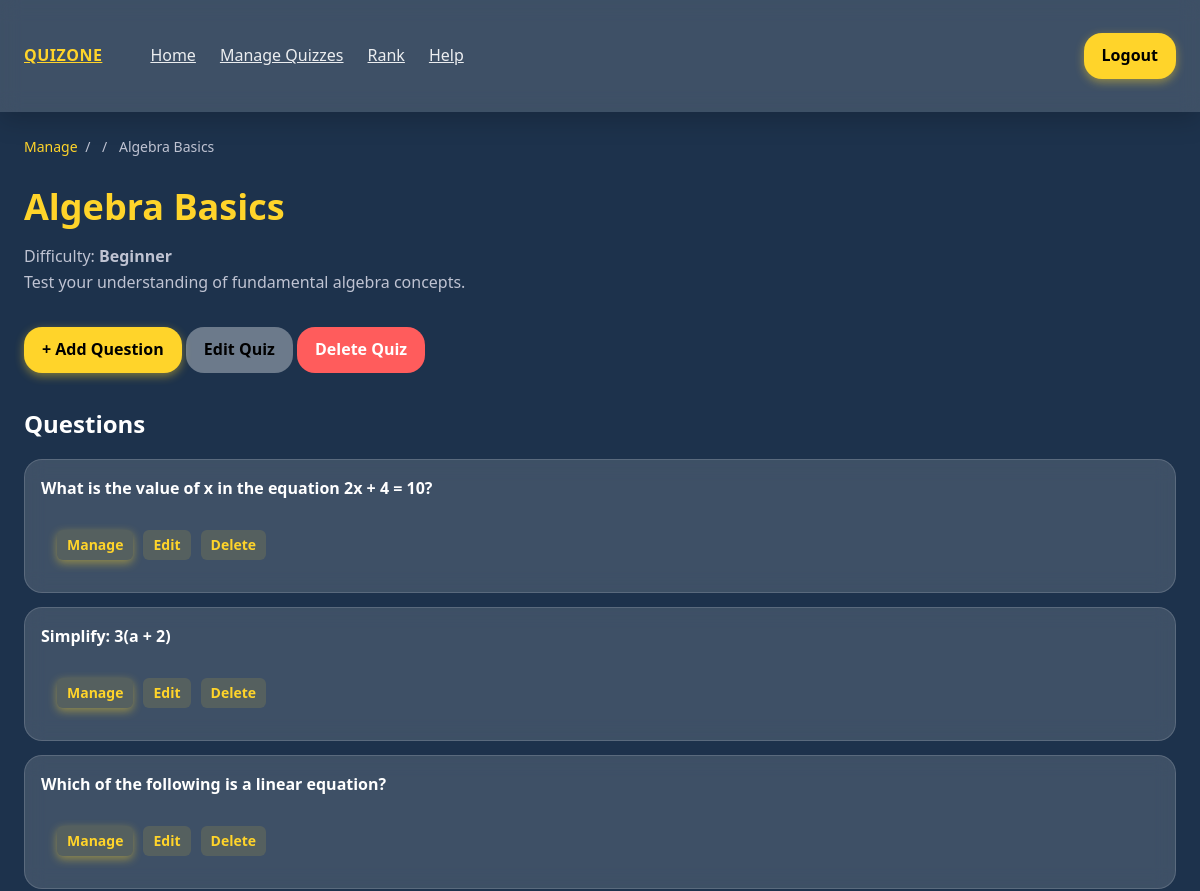
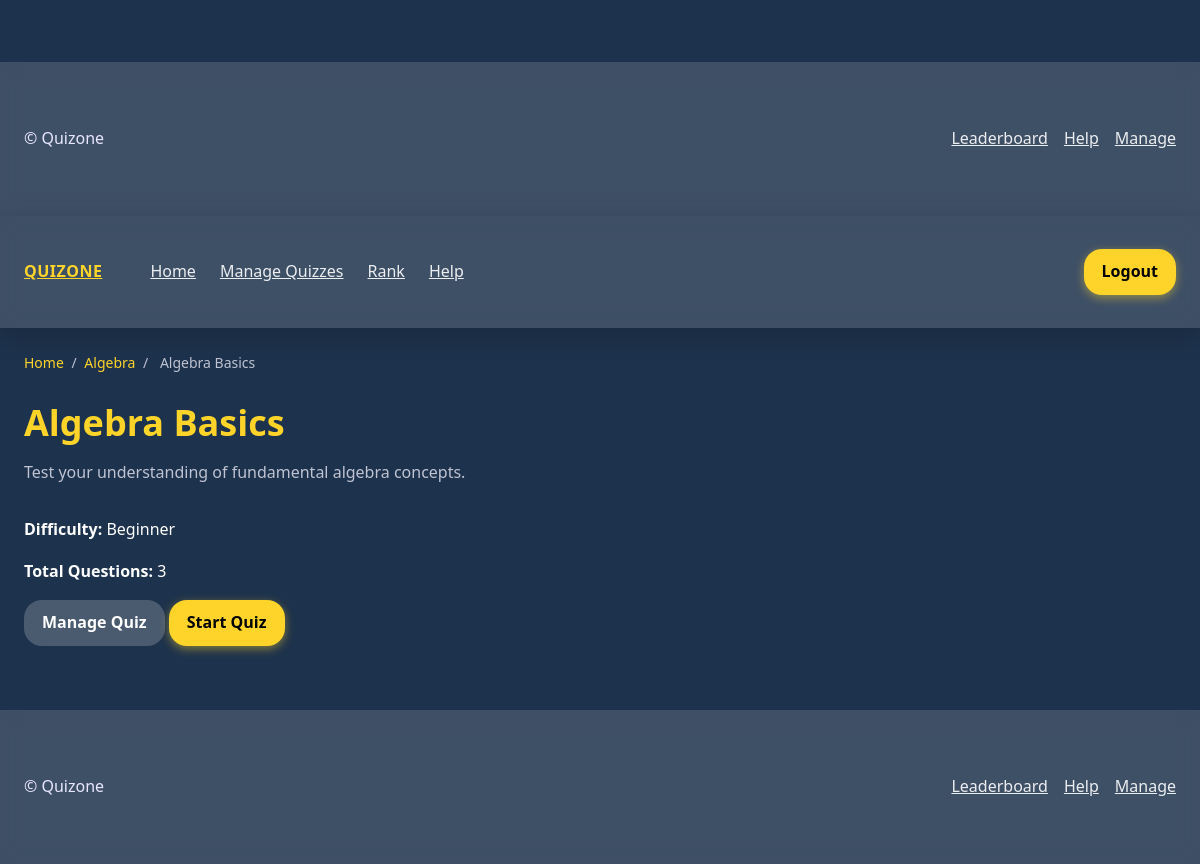
Page /?route=quiz&quiz_id=1 (signed in) on the committed database (2 pictures, top to bottom).
### tables this page shows
CREATE TABLE quizzes (
  id INT AUTO_INCREMENT PRIMARY KEY,
  subject_id INT NOT NULL,
  title VARCHAR(250) NOT NULL,
  explanation TEXT,
  difficulty ENUM('Beginner','Intermediate','Advanced','Mixed') DEFAULT 'Mixed',
  sort_order INT DEFAULT 0,
  FOREIGN KEY (subject_id) REFERENCES subjects(id) ON DELETE CASCADE
);

CREATE TABLE questions (
  id INT AUTO_INCREMENT PRIMARY KEY,
  question_text TEXT NOT NULL,
  quiz_id INT NOT NULL,
  sort_order INT DEFAULT 0,
  explanation TEXT NULL,
  FOREIGN KEY (quiz_id) REFERENCES quizzes(id) ON DELETE CASCADE
);

CREATE TABLE subjects (
  id INT AUTO_INCREMENT PRIMARY KEY,
  category_id INT NOT NULL,
  title VARCHAR(250) NOT NULL,
  subject_details TEXT,
  sort_order INT DEFAULT 0,
  FOREIGN KEY (category_id) REFERENCES subject_categories(id) ON DELETE CASCADE
);

### app/config/database.php (called while the page is built, shortened)
<?php
  function getDBConnection() {
    $servername = 'localhost';
    $username = 'root';
    $password = '';
    $dbname = 'quiz';
    $port = 3308;
    $conn = new mysqli($servername, $username, $password, $dbname, $port);
    return $conn;
  }
?>

### app/models/Quiz.php (called while the page is built, shortened)
<?php
require_once __DIR__ . '/../config/database.php';
class Quiz
{
    private $conn;
    public function __construct()
    {
        $this->conn = getDBConnection();
    }
    public function findById($id)
    {
        $sql = "SELECT id, title, explanation, difficulty, sort_order, subject_id
                FROM quizzes
                WHERE id = ?";
        $stmt = $this->conn->prepare($sql);
        $stmt->bind_param("i", $id);
        $stmt->execute();
        return $stmt->get_result()->fetch_assoc();
    }
}
?>

### app/models/Question.php (called while the page is built, shortened)
<?php
require_once __DIR__ . '/../config/database.php';
class Question
{
    private $conn;
    public function __construct()
    {
        $this->conn = $dbConnection ?: getDBConnection();
    }
    public function getQuestionsByQuiz(int $quizId)
    {
        $sql = "SELECT id, quiz_id, question_text, sort_order
                FROM questions
                WHERE quiz_id = ?
                ORDER BY sort_order ASC";
        $stmt = $this->conn->prepare($sql);
        $stmt->bind_param("i", $quizId);
        $stmt->execute();
        $result = $stmt->get_result();
        return $result->fetch_all(MYSQLI_ASSOC);
    }
}

### app/models/Subject.php (called while the page is built, shortened)
<?php
require_once __DIR__ . '/../config/database.php';
class Subject
{
    private $conn;
    public function __construct()
    {
        $this->conn = getDBConnection();
    }
    public function findById($id)
    {
        $sql = "SELECT id, title, subject_details, category_id
                FROM subjects
                WHERE id = ?";
        $stmt = $this->conn->prepare($sql);
        $stmt->bind_param("i", $id);
        $stmt->execute();
        return $stmt->get_result()->fetch_assoc();
    }
}
?>

### app/views/manage_quiz.php (the view, shortened to what this page needs)
<?php
include 'app/views/layouts/header.php';
?>
<section class="container">
    <nav class="breadcrumb">
        <a href="/quiz_app/?route=manage">Manage</a>
        <span>/</span>
        <span>/</span>
        <span><?= htmlspecialchars($quiz['title']) ?></span>
    </nav>
    <h1 class="page-title"><?= htmlspecialchars($quiz['title']) ?></h1>
    <p class="sub">
        Difficulty: <strong><?= htmlspecialchars($quiz['difficulty']) ?></strong>
        <?php if (!empty($quiz['explanation'])): ?>
            <br><?= htmlspecialchars($quiz['explanation']) ?>
        <?php endif; ?>
    </p>
    <div class="toolbar">
        <a class="btn btn-primary"
           href="/quiz_app/?route=manage_create_question&quiz_id=<?= (int)$quiz['id'] ?>">
            + Add Question
        </a>
        <a class="btn btn-light"
           href="/quiz_app/?route=manage_edit_quiz&quiz_id=<?= (int)$quiz['id'] ?>">
            Edit Quiz
        </a>
        <a class="btn btn-danger"
           href="/quiz_app/?route=manage_delete_quiz&quiz_id=<?= (int)$quiz['id'] ?>"
           onclick="return confirm('Are you sure you want to delete this quiz? This action is permanent.')">
            Delete Quiz
        </a>
    </div>
    <h2 style="margin-top: 2rem;">Questions</h2>
    <div class="questions-grid">
        <?php if (empty($questions)): ?>
            <p>No questions found for this quiz. Click “Add Question”.</p>
        <?php else: ?>
            <?php foreach ($questions as $q): ?>
                <div class="question-card">
                    <strong class="title">
                        <?= htmlspecialchars($q['question_text']) ?>
                    </strong>
                    <div class="q-actions">
                        <a class="btn btn-small btn-primary"
                           href="/quiz_app/?route=manage_question&question_id=<?= (int)$q['id'] ?>">
                           Manage
                        </a>
                        <a class="btn btn-small btn-light"
                           href="/quiz_app/?route=manage_edit_question&question_id=<?= (int)$q['id'] ?>">
                           Edit
                        </a>
                        <a class="btn btn-small btn-danger"
                           href="/quiz_app/?route=manage_delete_question&question_id=<?= (int)$q['id'] ?>&quiz_id=<?= (int)$quiz['id'] ?>"
                           onclick="return confirm('Delete this question? All options will also be removed.')">
                           Delete
                        </a>
                    </div>
                </div>
            <?php endforeach; ?>
        <?php endif; ?>
    </div>
</section>
<?php include 'app/views/layouts/footer.php'; ?>

### app/views/quiz_page.php (shortened to what this page needs)
<?php
include 'app/views/layouts/header.php';
?>
<section class="container">
    <nav class="breadcrumb">
        <a href="/quiz_app/">Home</a>
        <span>/</span>
        <a href="/quiz_app/?route=subject_quizzes&subject_id=<?= (int)$quiz['subject_id'] ?>">
            <?= htmlspecialchars($subject['title']) ?>
        </a>
        <span>/</span>
        <span><?= htmlspecialchars($quiz['title']) ?></span>
    </nav>
    <h1 class="page-title"><?= htmlspecialchars($quiz['title']) ?></h1>
    <?php if (!empty($quiz['explanation'])): ?>
        <p class="sub"><?= nl2br(htmlspecialchars($quiz['explanation'])) ?></p>
    <?php else: ?>
        <p class="sub">This quiz contains <?= $questionCount ?> questions.</p>
    <?php endif; ?>
    <div class="quiz-meta">
        <p><strong>Difficulty:</strong> <?= htmlspecialchars($quiz['difficulty']) ?></p>
        <p><strong>Total Questions:</strong> <?= $questionCount ?></p>
    </div>
    <div class="quiz-actions">
        <?php if (!empty($_SESSION['is_admin']) && $_SESSION['is_admin'] == 1): ?>
            <a class="btn btn-secondary"
               href="/quiz_app/?route=manage_quiz&quiz_id=<?= (int)$quiz['id'] ?>">
                Manage Quiz
            </a>
        <?php endif; ?>
        <a class="btn btn-primary"
           href="/quiz_app/?route=quiz_start&quiz_id=<?= (int)$quiz['id'] ?>">
            Start Quiz
        </a>
    </div>
</section>
<?php include 'app/views/layouts/footer.php'; ?>

### assets/css/style.css (style rules this page uses)
:root { --bg: #1d324c; --glass: rgba(208, 208, 208, 0.18); --text: #f1f1f1; --muted: #c8ccd8; --primary: #d9d9d9; --accent: #ffd42a; --card: #ffffff; --radius: 16px; --shadow: 0 10px 28px rgba(34, 25, 80, 0.2); --container: 1200px; --space-xs: 4px; --space-sm: 8px; --space-md: 16px; --space-lg: 24px; --space-xl: 40px; }
* { box-sizing: border-box; margin: 0; padding: 0; }
html, body { height: 100%; }
body { margin: 0; font: 16px/1.6 system-ui, Segoe UI, Roboto, sans-serif; color: var(--text); background: var(--bg); }
p { margin-bottom: var(--space-md); }
.btn { padding: 10px 18px; border-radius: var(--radius); font-weight: 600; text-decoration: none; display: inline-block; transition: 0.2s ease; }
.btn-primary { background: var(--accent); color: #000; }
.btn-secondary { background: rgba(255, 255, 255, 0.2); color: #fff; }
.container { max-width: var(--container); margin: 0 auto; padding: var(--space-lg); }

### assets/css/manage.css (style rules this page uses)
:root { --bg: #1d324c; --glass: rgba(255, 255, 255, 0.12); --glass-border: rgba(255, 255, 255, 0.22); --glass-hover: rgba(255, 255, 255, 0.18); --text: #f2f6ff; --muted: #b4bed2; --primary: #ffd42a; --accent: #ffd42a; --radius: 16px; --shadow: 0 12px 32px rgba(0, 0, 0, 0.35); --container: 1200px; }
* { box-sizing: border-box; }
body { margin: 0; background: var(--bg); font-family: system-ui, sans-serif; color: var(--text); }
.container { max-width: var(--container); margin: 0 auto; padding: 40px 20px; }
.page-title { font-size: 36px; margin-bottom: 8px; font-weight: 700; color: var(--accent); }
.sub { font-size: 16px; color: var(--muted); margin-bottom: 32px; }
.toolbar { margin-bottom: 24px; }
.btn { display: inline-block; padding: 10px 18px; border-radius: 9999px; font-weight: 700; cursor: pointer; text-decoration: none; transition: 0.25s ease; }
.btn-primary { background: var(--accent); color: #1f1c00; box-shadow: 0 3px 10px rgba(255, 212, 42, 0.45); }
.btn-light { background: rgba(255, 255, 255, 0.35); color: #000; }
.btn-small { padding: 6px 12px; font-size: 0.85rem; }
.btn-danger { background: #ff5c5c; color: #fff; }
.breadcrumb { margin-bottom: 20px; font-size: 14px; color: var(--muted); }
.breadcrumb a { color: var(--accent); text-decoration: none; }
.breadcrumb span { margin: 0 4px; }
.q-actions a { color: var(--accent); text-decoration: none; font-size: 14px; font-weight: 700; padding: 4px 10px; border-radius: 6px; background: rgba(255, 212, 42, 0.12); transition: background 0.2s ease; }
.questions-grid { display: grid; gap: 14px; margin-top: 1rem; }
.question-card, .option-card { background: var(--glass); border: 1px solid rgba(255, 255, 255, 0.15); padding: 16px; border-radius: var(--radius); backdrop-filter: blur(10px); color: #fff; }
.q-actions { display: flex; gap: 10px; margin-top: 12px; padding: 1rem; }

### assets/css/quiz.css (style rules this page uses)
:root { --glass: rgba(255, 255, 255, 0.15); --radius: 18px; --shadow: 0 8px 24px rgba(0, 0, 0, 0.18); --accent: #ffd42a; --text: #ffffff; --muted: #bfc3d2; }

### rows in the picture
quizzes: title "Algebra Basics", difficulty "Beginner", explanation "Test your understanding of fundamental algebra concepts."
questions: question_text "What is the value of x in the equation 2x + 4 = 10?"
questions: question_text "Simplify: 3(a + 2)"
questions: question_text "Which of the following is a linear equation?"
subjects: title "Algebra"

### other values in the picture
$questionCount "3"
